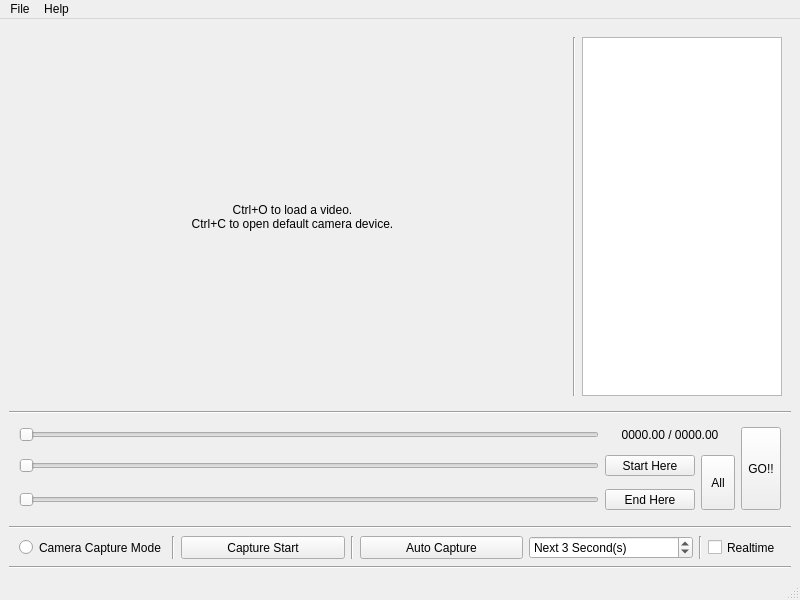
<?xml version="1.0" encoding="UTF-8"?>
<ui version="4.0">
 <class>mainWindow</class>
 <widget class="QMainWindow" name="mainWindow">
  <property name="enabled">
   <bool>true</bool>
  </property>
  <property name="geometry">
   <rect>
    <x>0</x>
    <y>0</y>
    <width>800</width>
    <height>600</height>
   </rect>
  </property>
  <property name="windowTitle">
   <string>What's Going On</string>
  </property>
  <property name="windowIcon">
   <iconset resource="resources/images.qrc">
    <normaloff>:/icons/ic_app.png</normaloff>:/icons/ic_app.png</iconset>
  </property>
  <widget class="QWidget" name="centralwidget">
   <layout class="QVBoxLayout" name="verticalLayout_2">
    <item>
     <widget class="QWidget" name="mainView" native="true">
      <property name="sizePolicy">
       <sizepolicy hsizetype="Preferred" vsizetype="Expanding">
        <horstretch>0</horstretch>
        <verstretch>0</verstretch>
       </sizepolicy>
      </property>
      <layout class="QHBoxLayout" name="horizontalLayout_2">
       <item>
        <widget class="QLabel" name="imageDisplay">
         <property name="sizePolicy">
          <sizepolicy hsizetype="Ignored" vsizetype="Ignored">
           <horstretch>0</horstretch>
           <verstretch>0</verstretch>
          </sizepolicy>
         </property>
         <property name="cursor">
          <cursorShape>ArrowCursor</cursorShape>
         </property>
         <property name="acceptDrops">
          <bool>false</bool>
         </property>
         <property name="styleSheet">
          <string notr="true"/>
         </property>
         <property name="text">
          <string>Ctrl+O to load a video.
Ctrl+C to open default camera device.</string>
         </property>
         <property name="alignment">
          <set>Qt::AlignCenter</set>
         </property>
        </widget>
       </item>
       <item>
        <widget class="Line" name="line_5">
         <property name="orientation">
          <enum>Qt::Vertical</enum>
         </property>
        </widget>
       </item>
       <item>
        <widget class="QListView" name="resultDisplay">
         <property name="enabled">
          <bool>true</bool>
         </property>
         <property name="sizePolicy">
          <sizepolicy hsizetype="Maximum" vsizetype="Expanding">
           <horstretch>0</horstretch>
           <verstretch>0</verstretch>
          </sizepolicy>
         </property>
         <property name="minimumSize">
          <size>
           <width>200</width>
           <height>0</height>
          </size>
         </property>
         <property name="maximumSize">
          <size>
           <width>16777215</width>
           <height>16777215</height>
          </size>
         </property>
         <property name="sizeAdjustPolicy">
          <enum>QAbstractScrollArea::AdjustToContents</enum>
         </property>
        </widget>
       </item>
      </layout>
     </widget>
    </item>
    <item>
     <widget class="Line" name="line_3">
      <property name="orientation">
       <enum>Qt::Horizontal</enum>
      </property>
     </widget>
    </item>
    <item>
     <widget class="QFrame" name="controlCenter">
      <property name="minimumSize">
       <size>
        <width>0</width>
        <height>100</height>
       </size>
      </property>
      <layout class="QGridLayout" name="gridLayout">
       <property name="leftMargin">
        <number>10</number>
       </property>
       <property name="topMargin">
        <number>0</number>
       </property>
       <property name="rightMargin">
        <number>10</number>
       </property>
       <property name="bottomMargin">
        <number>0</number>
       </property>
       <item row="1" column="1">
        <widget class="QToolButton" name="startButton">
         <property name="sizePolicy">
          <sizepolicy hsizetype="Preferred" vsizetype="Preferred">
           <horstretch>0</horstretch>
           <verstretch>0</verstretch>
          </sizepolicy>
         </property>
         <property name="minimumSize">
          <size>
           <width>90</width>
           <height>0</height>
          </size>
         </property>
         <property name="text">
          <string>Start Here</string>
         </property>
        </widget>
       </item>
       <item row="2" column="0">
        <widget class="QSlider" name="endSlider">
         <property name="orientation">
          <enum>Qt::Horizontal</enum>
         </property>
        </widget>
       </item>
       <item row="1" column="2" rowspan="2">
        <widget class="QToolButton" name="videoAll">
         <property name="sizePolicy">
          <sizepolicy hsizetype="Preferred" vsizetype="Preferred">
           <horstretch>0</horstretch>
           <verstretch>0</verstretch>
          </sizepolicy>
         </property>
         <property name="text">
          <string>All</string>
         </property>
        </widget>
       </item>
       <item row="1" column="0">
        <widget class="QSlider" name="startSlider">
         <property name="orientation">
          <enum>Qt::Horizontal</enum>
         </property>
        </widget>
       </item>
       <item row="0" column="1" colspan="2">
        <widget class="QLabel" name="playbackInfo">
         <property name="minimumSize">
          <size>
           <width>130</width>
           <height>0</height>
          </size>
         </property>
         <property name="text">
          <string>0000.00 / 0000.00</string>
         </property>
         <property name="alignment">
          <set>Qt::AlignCenter</set>
         </property>
        </widget>
       </item>
       <item row="2" column="1">
        <widget class="QToolButton" name="endButton">
         <property name="sizePolicy">
          <sizepolicy hsizetype="Preferred" vsizetype="Preferred">
           <horstretch>0</horstretch>
           <verstretch>0</verstretch>
          </sizepolicy>
         </property>
         <property name="minimumSize">
          <size>
           <width>90</width>
           <height>0</height>
          </size>
         </property>
         <property name="text">
          <string>End Here</string>
         </property>
        </widget>
       </item>
       <item row="0" column="0">
        <widget class="QSlider" name="playbackSlider">
         <property name="enabled">
          <bool>false</bool>
         </property>
         <property name="orientation">
          <enum>Qt::Horizontal</enum>
         </property>
        </widget>
       </item>
       <item row="0" column="4" rowspan="3">
        <widget class="QToolButton" name="goButton">
         <property name="sizePolicy">
          <sizepolicy hsizetype="Preferred" vsizetype="Preferred">
           <horstretch>0</horstretch>
           <verstretch>0</verstretch>
          </sizepolicy>
         </property>
         <property name="minimumSize">
          <size>
           <width>0</width>
           <height>0</height>
          </size>
         </property>
         <property name="text">
          <string>GO!!</string>
         </property>
        </widget>
       </item>
      </layout>
     </widget>
    </item>
    <item>
     <widget class="Line" name="line">
      <property name="orientation">
       <enum>Qt::Horizontal</enum>
      </property>
     </widget>
    </item>
    <item>
     <widget class="QFrame" name="cameraModeControls">
      <property name="minimumSize">
       <size>
        <width>0</width>
        <height>0</height>
       </size>
      </property>
      <layout class="QHBoxLayout" name="horizontalLayout_3">
       <property name="spacing">
        <number>6</number>
       </property>
       <property name="leftMargin">
        <number>10</number>
       </property>
       <property name="topMargin">
        <number>1</number>
       </property>
       <property name="rightMargin">
        <number>10</number>
       </property>
       <property name="bottomMargin">
        <number>1</number>
       </property>
       <item>
        <widget class="QRadioButton" name="cameraModeRadioButton">
         <property name="sizePolicy">
          <sizepolicy hsizetype="Maximum" vsizetype="Preferred">
           <horstretch>0</horstretch>
           <verstretch>0</verstretch>
          </sizepolicy>
         </property>
         <property name="text">
          <string>Camera Capture Mode</string>
         </property>
        </widget>
       </item>
       <item>
        <widget class="Line" name="line_2">
         <property name="orientation">
          <enum>Qt::Vertical</enum>
         </property>
        </widget>
       </item>
       <item>
        <widget class="QFrame" name="cameraModeWidgets">
         <property name="enabled">
          <bool>true</bool>
         </property>
         <layout class="QHBoxLayout" name="horizontalLayout_4">
          <property name="leftMargin">
           <number>0</number>
          </property>
          <property name="topMargin">
           <number>0</number>
          </property>
          <property name="rightMargin">
           <number>0</number>
          </property>
          <property name="bottomMargin">
           <number>0</number>
          </property>
          <item>
           <widget class="QPushButton" name="camStart">
            <property name="enabled">
             <bool>true</bool>
            </property>
            <property name="sizePolicy">
             <sizepolicy hsizetype="Preferred" vsizetype="Preferred">
              <horstretch>0</horstretch>
              <verstretch>0</verstretch>
             </sizepolicy>
            </property>
            <property name="text">
             <string>Capture Start</string>
            </property>
            <property name="checkable">
             <bool>true</bool>
            </property>
           </widget>
          </item>
          <item>
           <widget class="Line" name="line_6">
            <property name="orientation">
             <enum>Qt::Vertical</enum>
            </property>
           </widget>
          </item>
          <item>
           <widget class="QPushButton" name="camAutoCapture">
            <property name="enabled">
             <bool>true</bool>
            </property>
            <property name="sizePolicy">
             <sizepolicy hsizetype="Preferred" vsizetype="Preferred">
              <horstretch>0</horstretch>
              <verstretch>0</verstretch>
             </sizepolicy>
            </property>
            <property name="text">
             <string>Auto Capture</string>
            </property>
           </widget>
          </item>
          <item>
           <widget class="QSpinBox" name="camAutoCaptureSpinBox">
            <property name="enabled">
             <bool>true</bool>
            </property>
            <property name="sizePolicy">
             <sizepolicy hsizetype="Preferred" vsizetype="Minimum">
              <horstretch>0</horstretch>
              <verstretch>0</verstretch>
             </sizepolicy>
            </property>
            <property name="suffix">
             <string> Second(s)</string>
            </property>
            <property name="prefix">
             <string>Next </string>
            </property>
            <property name="minimum">
             <number>1</number>
            </property>
            <property name="maximum">
             <number>60</number>
            </property>
            <property name="stepType">
             <enum>QAbstractSpinBox::DefaultStepType</enum>
            </property>
            <property name="value">
             <number>3</number>
            </property>
           </widget>
          </item>
         </layout>
        </widget>
       </item>
       <item>
        <widget class="Line" name="line_7">
         <property name="orientation">
          <enum>Qt::Vertical</enum>
         </property>
        </widget>
       </item>
       <item>
        <widget class="QCheckBox" name="realTimeCheckBox">
         <property name="sizePolicy">
          <sizepolicy hsizetype="Maximum" vsizetype="Minimum">
           <horstretch>0</horstretch>
           <verstretch>0</verstretch>
          </sizepolicy>
         </property>
         <property name="layoutDirection">
          <enum>Qt::LeftToRight</enum>
         </property>
         <property name="text">
          <string>Realtime</string>
         </property>
        </widget>
       </item>
      </layout>
     </widget>
    </item>
    <item>
     <widget class="Line" name="line_4">
      <property name="orientation">
       <enum>Qt::Horizontal</enum>
      </property>
     </widget>
    </item>
   </layout>
  </widget>
  <widget class="QMenuBar" name="menubar">
   <property name="geometry">
    <rect>
     <x>0</x>
     <y>0</y>
     <width>800</width>
     <height>22</height>
    </rect>
   </property>
   <widget class="QMenu" name="menuFile">
    <property name="title">
     <string>File</string>
    </property>
    <addaction name="actionOpenVideo"/>
    <addaction name="actionOpenCamera"/>
    <addaction name="separator"/>
    <addaction name="actionExit"/>
   </widget>
   <widget class="QMenu" name="menuHelp">
    <property name="title">
     <string>Help</string>
    </property>
    <addaction name="actionInfo"/>
   </widget>
   <addaction name="menuFile"/>
   <addaction name="menuHelp"/>
  </widget>
  <widget class="QStatusBar" name="statusbar"/>
  <action name="actionOpenVideo">
   <property name="text">
    <string>Open Video</string>
   </property>
   <property name="shortcut">
    <string>Ctrl+O</string>
   </property>
  </action>
  <action name="actionOpenCamera">
   <property name="text">
    <string>Open Camera</string>
   </property>
   <property name="shortcut">
    <string>Ctrl+C</string>
   </property>
  </action>
  <action name="actionExit">
   <property name="text">
    <string>Exit</string>
   </property>
   <property name="shortcut">
    <string>Ctrl+Q</string>
   </property>
  </action>
  <action name="actionInfo">
   <property name="text">
    <string>Info</string>
   </property>
   <property name="shortcut">
    <string>Ctrl+I</string>
   </property>
  </action>
 </widget>
 <resources>
  <include location="resources/images.qrc"/>
 </resources>
 <connections>
  <connection>
   <sender>cameraModeRadioButton</sender>
   <signal>toggled(bool)</signal>
   <receiver>cameraModeWidgets</receiver>
   <slot>setEnabled(bool)</slot>
   <hints>
    <hint type="sourcelabel">
     <x>100</x>
     <y>560</y>
    </hint>
    <hint type="destinationlabel">
     <x>476</x>
     <y>560</y>
    </hint>
   </hints>
  </connection>
  <connection>
   <sender>cameraModeRadioButton</sender>
   <signal>toggled(bool)</signal>
   <receiver>controlCenter</receiver>
   <slot>setDisabled(bool)</slot>
   <hints>
    <hint type="sourcelabel">
     <x>55</x>
     <y>560</y>
    </hint>
    <hint type="destinationlabel">
     <x>162</x>
     <y>443</y>
    </hint>
   </hints>
  </connection>
  <connection>
   <sender>actionExit</sender>
   <signal>triggered()</signal>
   <receiver>mainWindow</receiver>
   <slot>close()</slot>
   <hints>
    <hint type="sourcelabel">
     <x>-1</x>
     <y>-1</y>
    </hint>
    <hint type="destinationlabel">
     <x>449</x>
     <y>299</y>
    </hint>
   </hints>
  </connection>
  <connection>
   <sender>realTimeCheckBox</sender>
   <signal>clicked(bool)</signal>
   <receiver>goButton</receiver>
   <slot>setDisabled(bool)</slot>
   <hints>
    <hint type="sourcelabel">
     <x>780</x>
     <y>560</y>
    </hint>
    <hint type="destinationlabel">
     <x>780</x>
     <y>513</y>
    </hint>
   </hints>
  </connection>
  <connection>
   <sender>realTimeCheckBox</sender>
   <signal>clicked(bool)</signal>
   <receiver>camAutoCapture</receiver>
   <slot>setDisabled(bool)</slot>
   <hints>
    <hint type="sourcelabel">
     <x>735</x>
     <y>546</y>
    </hint>
    <hint type="destinationlabel">
     <x>469</x>
     <y>547</y>
    </hint>
   </hints>
  </connection>
  <connection>
   <sender>realTimeCheckBox</sender>
   <signal>clicked(bool)</signal>
   <receiver>camStart</receiver>
   <slot>setDisabled(bool)</slot>
   <hints>
    <hint type="sourcelabel">
     <x>728</x>
     <y>547</y>
    </hint>
    <hint type="destinationlabel">
     <x>312</x>
     <y>552</y>
    </hint>
   </hints>
  </connection>
 </connections>
</ui>
